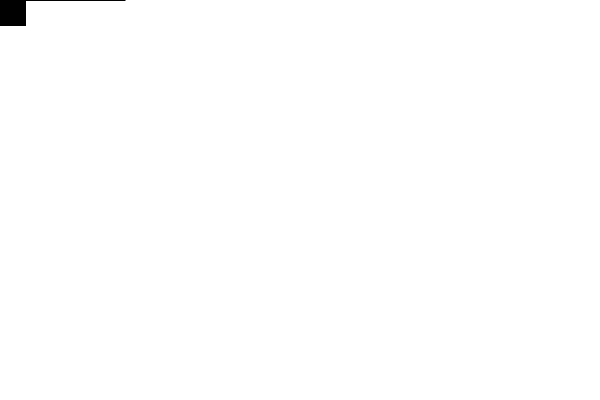
Frame 1 (no input)
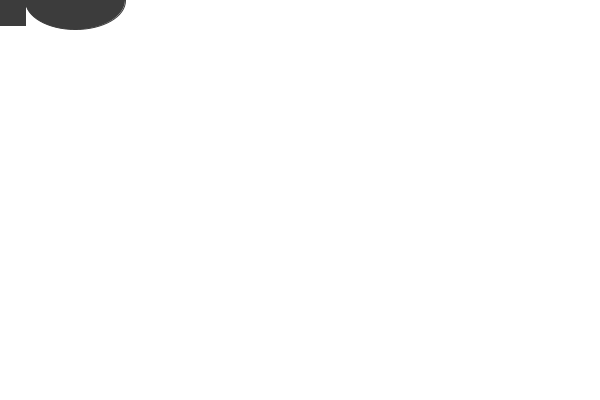
Frame 60 (the mouse pressed at the canvas centre just before this capture)
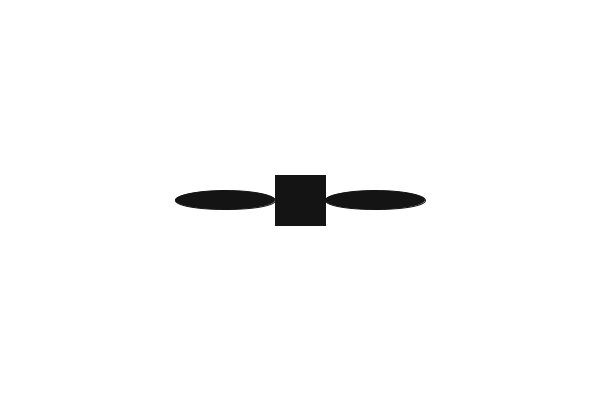
Frame 120 (the mouse held since frame 60 and released just before this capture)

The Processing sketch that drew these frames (run headless with seeded random() and noise(); from frame 60 on, the mouse is pressed at the canvas centre):

// Processing sketch: Lab1_Exercise2
// ── Lab1_Exercise2.pde
int ellipseHeight;
int strokeValue;
int fillValue;

void setup(){
  size(600,400);
  rectMode(CENTER);
  ellipseHeight = 0;  
  strokeValue = 0;
  fillValue = 0;
}

void draw(){
  background(255);
  strokeValue = (strokeValue + 1) % 100;
  fillValue = (fillValue + 1) % 100;
  stroke(strokeValue);
  fill(fillValue);
  rect(mouseX,mouseY,50,50);
  stroke(strokeValue);
  fill(fillValue);  
  ellipse(mouseX-75,mouseY,100,ellipseHeight);
  stroke(strokeValue);
  fill(fillValue);
  ellipse(mouseX+75,mouseY,100,ellipseHeight);
  ellipseHeight = (ellipseHeight + 1) % 100;
}
